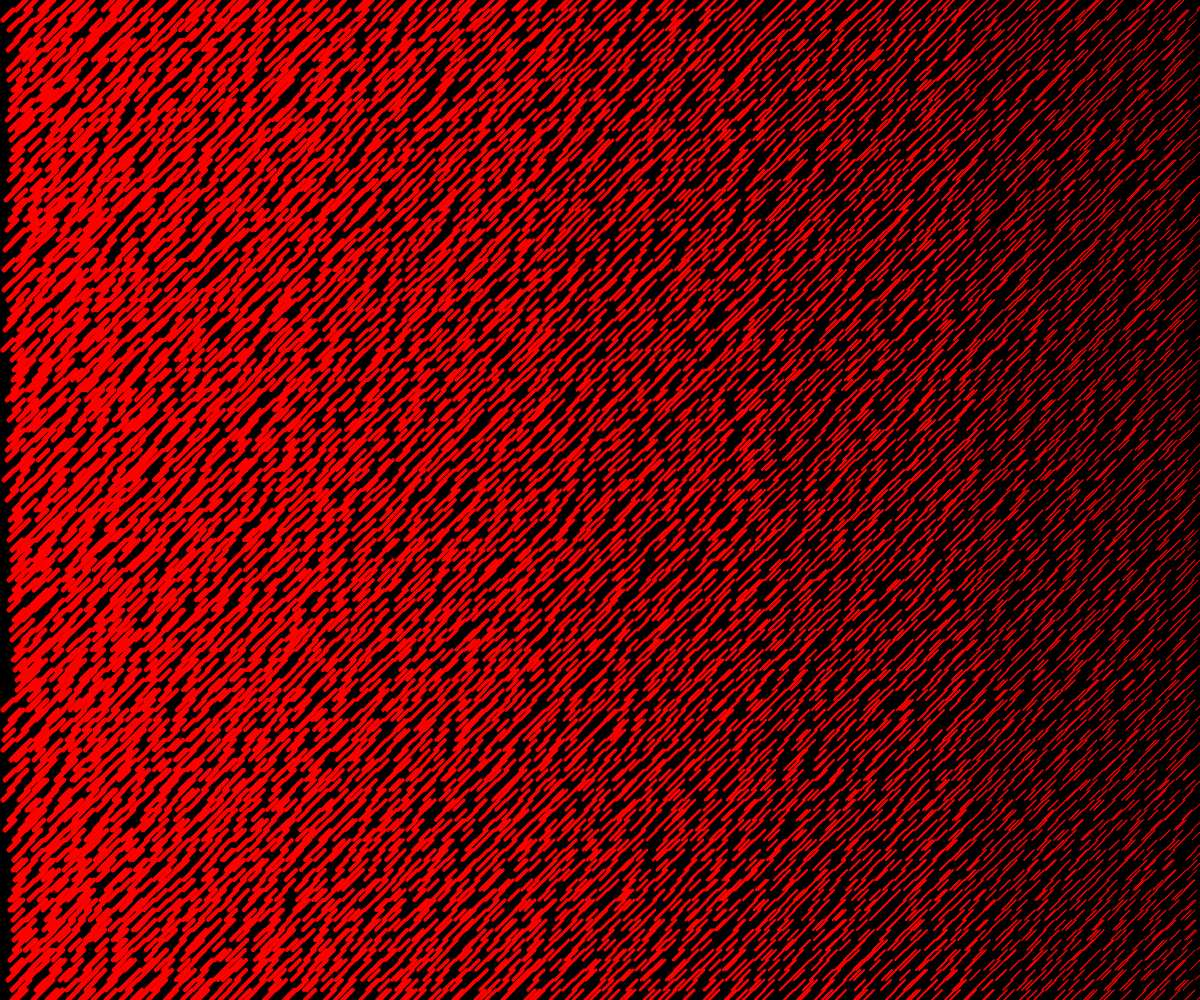
Frame 1 (no input)
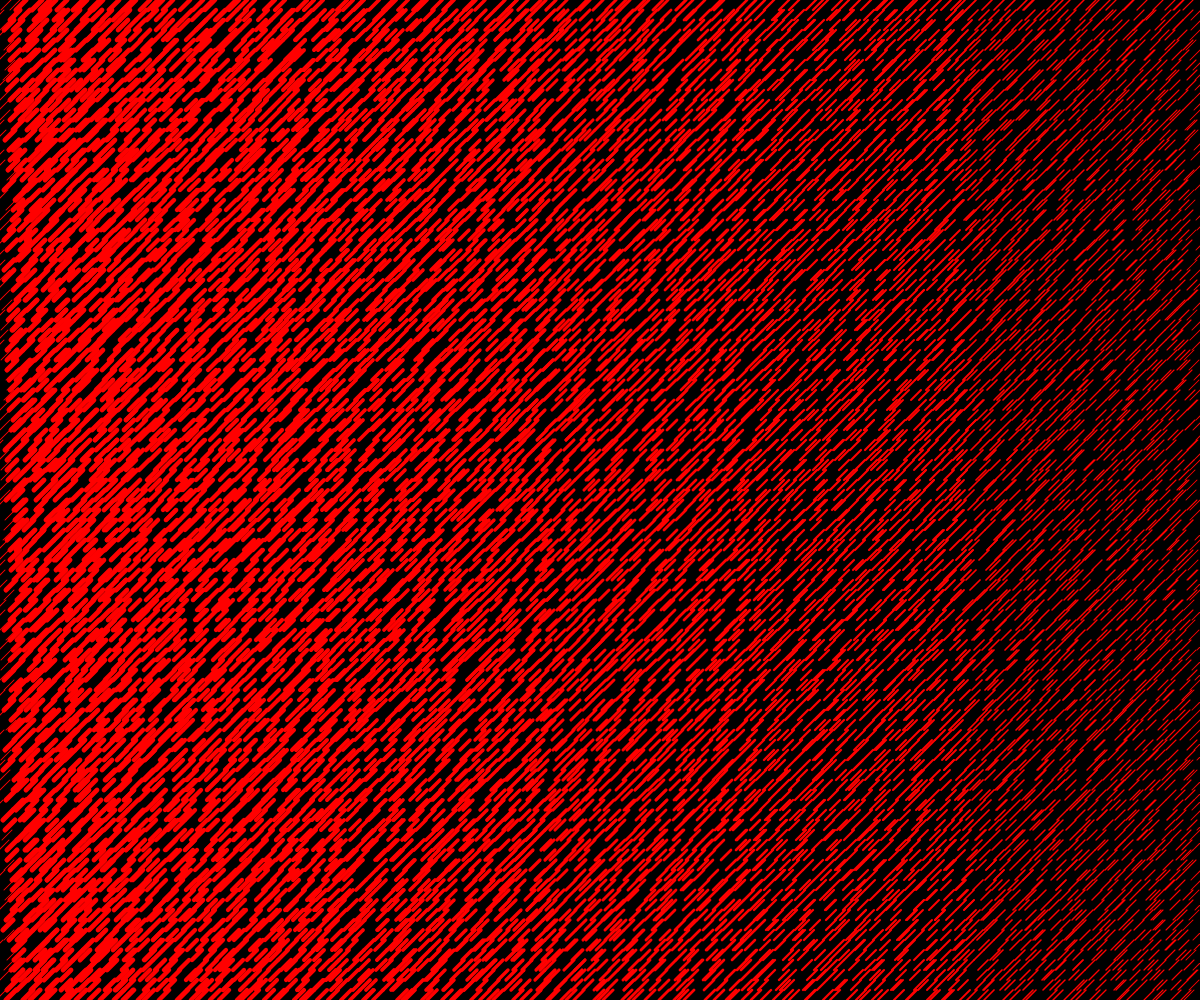
Frame 60 (no input)
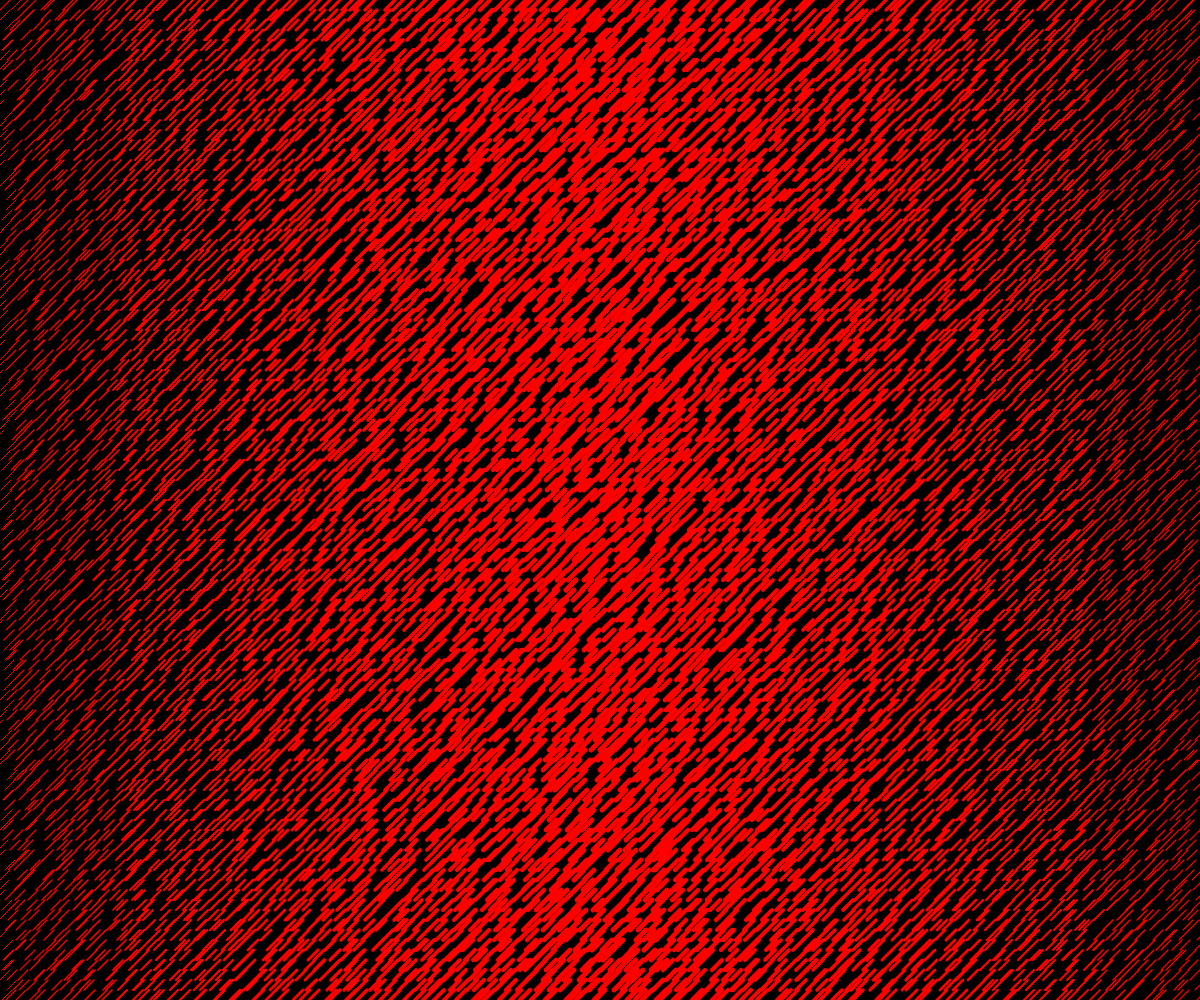
Frame 120 (the mouse pressed at the canvas centre since frame 60)

The p5.js sketch that drew these frames (run headless with seeded random() and noise() and a simulated clock; from frame 60 on, the mouse is pressed at the canvas centre):

// p5.js sketch
// ── sketch.js
let d;
function setup() {
    createCanvas(windowWidth, windowHeight);

  }

  function draw() {
    background(0);
    //randomSeed(2)
    let tile = 10;
    let randomMax=8;
    stroke(255,0,0)
   for (let x = 0; x < width; x+=tile) {
    //console.log(x);
    for (let y = 0; y < height; y+=tile) {
        let abstand = int(random(-1*randomMax, randomMax));
        strokeWeight(d)
        if (x<mouseX) {
            d = map(x, 0, mouseX, 1, 5)
        } else if (x>mouseX) { d = map(x, mouseX, width, 5, 1)
            
        }
        line(x+tile+abstand, y, x+abstand, y+tile)
    }
   }
  }
